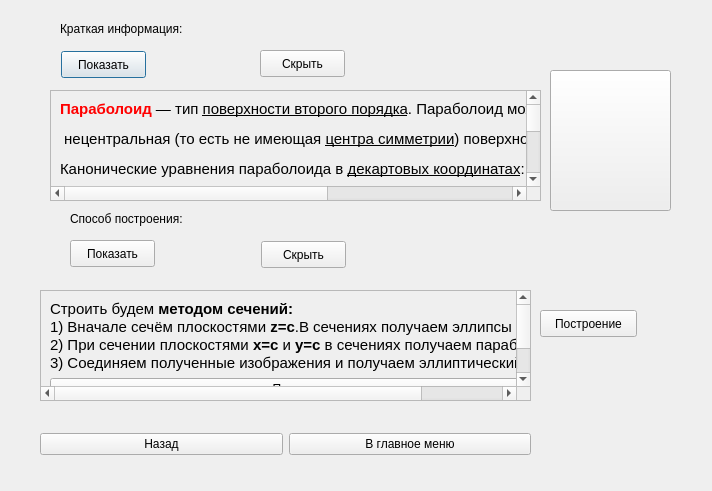
<?xml version="1.0" encoding="UTF-8"?>
<ui version="4.0">
 <class>elparabol</class>
 <widget class="QDialog" name="elparabol">
  <property name="geometry">
   <rect>
    <x>0</x>
    <y>0</y>
    <width>712</width>
    <height>491</height>
   </rect>
  </property>
  <property name="windowTitle">
   <string>Dialog</string>
  </property>
  <widget class="QPushButton" name="pushButton">
   <property name="geometry">
    <rect>
     <x>61</x>
     <y>51</y>
     <width>85</width>
     <height>27</height>
    </rect>
   </property>
   <property name="text">
    <string>Показать</string>
   </property>
  </widget>
  <widget class="QPushButton" name="pushButton_3">
   <property name="geometry">
    <rect>
     <x>260</x>
     <y>50</y>
     <width>85</width>
     <height>27</height>
    </rect>
   </property>
   <property name="text">
    <string>Скрыть</string>
   </property>
  </widget>
  <widget class="QPushButton" name="pushButton_2">
   <property name="geometry">
    <rect>
     <x>70</x>
     <y>240</y>
     <width>85</width>
     <height>27</height>
    </rect>
   </property>
   <property name="text">
    <string>Показать</string>
   </property>
  </widget>
  <widget class="QPushButton" name="pushButton_4">
   <property name="geometry">
    <rect>
     <x>261</x>
     <y>241</y>
     <width>85</width>
     <height>27</height>
    </rect>
   </property>
   <property name="text">
    <string>Скрыть</string>
   </property>
  </widget>
  <widget class="QLabel" name="label_8">
   <property name="geometry">
    <rect>
     <x>70</x>
     <y>210</y>
     <width>181</width>
     <height>17</height>
    </rect>
   </property>
   <property name="text">
    <string>Способ построения:</string>
   </property>
  </widget>
  <widget class="QLabel" name="label_2">
   <property name="geometry">
    <rect>
     <x>60</x>
     <y>20</y>
     <width>181</width>
     <height>17</height>
    </rect>
   </property>
   <property name="text">
    <string>Краткая информация:</string>
   </property>
  </widget>
  <widget class="QScrollArea" name="scrollArea">
   <property name="geometry">
    <rect>
     <x>50</x>
     <y>90</y>
     <width>491</width>
     <height>111</height>
    </rect>
   </property>
   <property name="widgetResizable">
    <bool>true</bool>
   </property>
   <widget class="QWidget" name="scrollAreaWidgetContents">
    <property name="geometry">
     <rect>
      <x>0</x>
      <y>0</y>
      <width>811</width>
      <height>317</height>
     </rect>
    </property>
    <layout class="QVBoxLayout" name="verticalLayout">
     <item>
      <widget class="QLabel" name="label">
       <property name="text">
        <string>&lt;!DOCTYPE HTML PUBLIC &quot;-//W3C//DTD HTML 4.0//EN&quot; &quot;http://www.w3.org/TR/REC-html40/strict.dtd&quot;&gt;
&lt;html&gt;&lt;head&gt;&lt;meta name=&quot;qrichtext&quot; content=&quot;1&quot; /&gt;&lt;style type=&quot;text/css&quot;&gt;
p, li { white-space: pre-wrap; }
&lt;/style&gt;&lt;/head&gt;&lt;body style=&quot; font-family:'Ubuntu'; font-size:11pt; font-weight:400; font-style:normal;&quot;&gt;
&lt;p style=&quot; margin-top:12px; margin-bottom:12px; margin-left:0px; margin-right:0px; -qt-block-indent:0; text-indent:0px;&quot;&gt;&lt;span style=&quot; font-weight:600; color:#ff0000;&quot;&gt;Параболоид&lt;/span&gt; ― тип &lt;a href=&quot;http://ru.wikipedia.org/wiki/%D0%9F%D0%BE%D0%B2%D0%B5%D1%80%D1%85%D0%BD%D0%BE%D1%81%D1%82%D1%8C_%D0%B2%D1%82%D0%BE%D1%80%D0%BE%D0%B3%D0%BE_%D0%BF%D0%BE%D1%80%D1%8F%D0%B4%D0%BA%D0%B0&quot;&gt;&lt;span style=&quot; color:#000000;&quot;&gt;поверхности второго порядка&lt;/span&gt;&lt;/a&gt;. Параболоид может быть охарактеризован как незамкнутая&lt;/p&gt;
&lt;p style=&quot; margin-top:12px; margin-bottom:12px; margin-left:0px; margin-right:0px; -qt-block-indent:0; text-indent:0px;&quot;&gt; нецентральная (то есть не имеющая &lt;a href=&quot;http://ru.wikipedia.org/w/index.php?title=%D0%A6%D0%B5%D0%BD%D1%82%D1%80_%D1%81%D0%B8%D0%BC%D0%BC%D0%B5%D1%82%D1%80%D0%B8%D0%B8&amp;amp;action=edit&amp;amp;redlink=1&quot;&gt;&lt;span style=&quot; color:#000000;&quot;&gt;центра симметрии&lt;/span&gt;&lt;/a&gt;) поверхность второго порядка.&lt;/p&gt;
&lt;p style=&quot; margin-top:12px; margin-bottom:12px; margin-left:0px; margin-right:0px; -qt-block-indent:0; text-indent:0px;&quot;&gt;Канонические уравнения параболоида в &lt;a href=&quot;http://ru.wikipedia.org/wiki/%D0%94%D0%B5%D0%BA%D0%B0%D1%80%D1%82%D0%BE%D0%B2%D1%8B_%D0%BA%D0%BE%D0%BE%D1%80%D0%B4%D0%B8%D0%BD%D0%B0%D1%82%D1%8B&quot;&gt;&lt;span style=&quot; color:#000000;&quot;&gt;декартовых координатах&lt;/span&gt;&lt;/a&gt;:&lt;/p&gt;
&lt;p style=&quot; margin-top:8px; margin-bottom:8px; margin-left:30px; margin-right:0px; -qt-block-indent:0; text-indent:0px;&quot;&gt;&lt;span style=&quot; font-weight:600; color:#ff0000;&quot;&gt;z=a*x&lt;/span&gt;&lt;span style=&quot; font-weight:600; color:#ff0000; vertical-align:super;&quot;&gt;2&lt;/span&gt;&lt;span style=&quot; font-weight:600; color:#ff0000;&quot;&gt;+ b*y&lt;/span&gt;&lt;span style=&quot; font-weight:600; color:#ff0000; vertical-align:super;&quot;&gt;2&lt;/span&gt;&lt;/p&gt;
&lt;p style=&quot; margin-top:8px; margin-bottom:8px; margin-left:30px; margin-right:0px; -qt-block-indent:0; text-indent:0px;&quot;&gt;&lt;span style=&quot; font-weight:600;&quot;&gt;Эллиптический параболоид&lt;/span&gt; — поверхность, описываемая функцией вида&lt;/p&gt;
&lt;p style=&quot; margin-top:8px; margin-bottom:8px; margin-left:30px; margin-right:0px; -qt-block-indent:0; text-indent:0px;&quot;&gt;&lt;span style=&quot; font-weight:600; color:#ff0000;&quot;&gt;z=x&lt;/span&gt;&lt;span style=&quot; font-weight:600; color:#ff0000; vertical-align:super;&quot;&gt;2/&lt;/span&gt;&lt;span style=&quot; font-weight:600; color:#ff0000;&quot;&gt;a&lt;/span&gt;&lt;span style=&quot; font-weight:600; color:#ff0000; vertical-align:super;&quot;&gt;2&lt;/span&gt;&lt;span style=&quot; font-weight:600; color:#ff0000;&quot;&gt;+y&lt;/span&gt;&lt;span style=&quot; font-weight:600; color:#ff0000; vertical-align:super;&quot;&gt;1&lt;/span&gt;&lt;span style=&quot; font-weight:600; color:#ff0000;&quot;&gt;/b&lt;/span&gt;&lt;span style=&quot; font-weight:600; color:#ff0000; vertical-align:super;&quot;&gt;2&lt;/span&gt;&lt;/p&gt;
&lt;p style=&quot; margin-top:12px; margin-bottom:12px; margin-left:0px; margin-right:0px; -qt-block-indent:0; text-indent:0px;&quot;&gt;где &lt;span style=&quot; font-style:italic;&quot;&gt;a&lt;/span&gt; и &lt;span style=&quot; font-style:italic;&quot;&gt;b&lt;/span&gt; одного знака. Поверхность описывается семейством параллельных &lt;a href=&quot;http://ru.wikipedia.org/wiki/%D0%9F%D0%B0%D1%80%D0%B0%D0%B1%D0%BE%D0%BB%D0%B0&quot;&gt;&lt;span style=&quot; color:#000000;&quot;&gt;парабол&lt;/span&gt;&lt;/a&gt; с ветвями,&lt;/p&gt;
&lt;p style=&quot; margin-top:12px; margin-bottom:12px; margin-left:0px; margin-right:0px; -qt-block-indent:0; text-indent:0px;&quot;&gt; направленными вверх, вершины которых описывают параболу, с ветвями, также направленными вверх.&lt;/p&gt;
&lt;p style=&quot;-qt-paragraph-type:empty; margin-top:12px; margin-bottom:12px; margin-left:0px; margin-right:0px; -qt-block-indent:0; text-indent:0px;&quot;&gt;&lt;/p&gt;
&lt;p style=&quot; margin-top:12px; margin-bottom:12px; margin-left:0px; margin-right:0px; -qt-block-indent:0; text-indent:0px;&quot;&gt;Если &lt;span style=&quot; font-style:italic;&quot;&gt;a&lt;/span&gt; = &lt;span style=&quot; font-style:italic;&quot;&gt;b&lt;/span&gt; то эллиптический параболоид представляет собой &lt;a href=&quot;http://ru.wikipedia.org/wiki/%D0%9F%D0%BE%D0%B2%D0%B5%D1%80%D1%85%D0%BD%D0%BE%D1%81%D1%82%D1%8C_%D0%B2%D1%80%D0%B0%D1%89%D0%B5%D0%BD%D0%B8%D1%8F&quot;&gt;&lt;span style=&quot; color:#000000;&quot;&gt;поверхность вращения&lt;/span&gt;&lt;/a&gt;, образованную вращением&lt;/p&gt;
&lt;p style=&quot; margin-top:12px; margin-bottom:12px; margin-left:0px; margin-right:0px; -qt-block-indent:0; text-indent:0px;&quot;&gt; параболы вокруг вертикальной оси, проходящей через вершину данной параболы.&lt;/p&gt;&lt;/body&gt;&lt;/html&gt;</string>
       </property>
      </widget>
     </item>
    </layout>
   </widget>
  </widget>
  <widget class="QScrollArea" name="scrollArea_2">
   <property name="geometry">
    <rect>
     <x>40</x>
     <y>290</y>
     <width>491</width>
     <height>111</height>
    </rect>
   </property>
   <property name="widgetResizable">
    <bool>true</bool>
   </property>
   <widget class="QWidget" name="scrollAreaWidgetContents_2">
    <property name="geometry">
     <rect>
      <x>0</x>
      <y>0</y>
      <width>586</width>
      <height>152</height>
     </rect>
    </property>
    <layout class="QVBoxLayout" name="verticalLayout_2">
     <item>
      <widget class="QLabel" name="label_3">
       <property name="text">
        <string>&lt;!DOCTYPE HTML PUBLIC &quot;-//W3C//DTD HTML 4.0//EN&quot; &quot;http://www.w3.org/TR/REC-html40/strict.dtd&quot;&gt;
&lt;html&gt;&lt;head&gt;&lt;meta name=&quot;qrichtext&quot; content=&quot;1&quot; /&gt;&lt;style type=&quot;text/css&quot;&gt;
p, li { white-space: pre-wrap; }
&lt;/style&gt;&lt;/head&gt;&lt;body style=&quot; font-family:'Ubuntu'; font-size:11pt; font-weight:400; font-style:normal;&quot;&gt;
&lt;p style=&quot; margin-top:0px; margin-bottom:0px; margin-left:0px; margin-right:0px; -qt-block-indent:0; text-indent:0px;&quot;&gt;Строить будем &lt;span style=&quot; font-weight:600;&quot;&gt;методом сечений:&lt;/span&gt;&lt;/p&gt;
&lt;p style=&quot; margin-top:0px; margin-bottom:0px; margin-left:0px; margin-right:0px; -qt-block-indent:0; text-indent:0px;&quot;&gt;1) Вначале сечём плоскостями&lt;span style=&quot; font-weight:600;&quot;&gt; z=c&lt;/span&gt;.В сечениях получаем эллипсы&lt;/p&gt;
&lt;p style=&quot; margin-top:0px; margin-bottom:0px; margin-left:0px; margin-right:0px; -qt-block-indent:0; text-indent:0px;&quot;&gt;2) При сечении плоскостями &lt;span style=&quot; font-weight:600;&quot;&gt;x=c&lt;/span&gt; и &lt;span style=&quot; font-weight:600;&quot;&gt;y=c&lt;/span&gt; в сечениях получаем параболы&lt;/p&gt;
&lt;p style=&quot; margin-top:0px; margin-bottom:0px; margin-left:0px; margin-right:0px; -qt-block-indent:0; text-indent:0px;&quot;&gt;3) Соединяем полученные изображения и получаем эллиптический параболоид&lt;/p&gt;&lt;/body&gt;&lt;/html&gt;</string>
       </property>
      </widget>
     </item>
     <item>
      <widget class="QPushButton" name="pushButton_9">
       <property name="text">
        <string>Построение эллипса</string>
       </property>
      </widget>
     </item>
     <item>
      <widget class="QPushButton" name="pushButton_10">
       <property name="text">
        <string>Построение параболы</string>
       </property>
      </widget>
     </item>
    </layout>
   </widget>
  </widget>
  <widget class="QPushButton" name="pushButton_7">
   <property name="geometry">
    <rect>
     <x>550</x>
     <y>70</y>
     <width>121</width>
     <height>141</height>
    </rect>
   </property>
   <property name="text">
    <string/>
   </property>
   <property name="icon">
    <iconset resource="Res/Res.qrc">
     <normaloff>:/Res/5.png</normaloff>:/Res/5.png</iconset>
   </property>
   <property name="iconSize">
    <size>
     <width>250</width>
     <height>250</height>
    </size>
   </property>
  </widget>
  <widget class="QWidget" name="layoutWidget">
   <property name="geometry">
    <rect>
     <x>40</x>
     <y>430</y>
     <width>491</width>
     <height>29</height>
    </rect>
   </property>
   <layout class="QHBoxLayout" name="horizontalLayout">
    <item>
     <widget class="QPushButton" name="pushButton_5">
      <property name="text">
       <string>Назад</string>
      </property>
     </widget>
    </item>
    <item>
     <widget class="QPushButton" name="pushButton_6">
      <property name="text">
       <string>В главное меню</string>
      </property>
     </widget>
    </item>
   </layout>
  </widget>
  <widget class="QPushButton" name="pushButton_8">
   <property name="geometry">
    <rect>
     <x>540</x>
     <y>310</y>
     <width>97</width>
     <height>27</height>
    </rect>
   </property>
   <property name="text">
    <string>Построение</string>
   </property>
  </widget>
 </widget>
 <resources>
  <include location="Res/Res.qrc"/>
 </resources>
 <connections/>
</ui>
